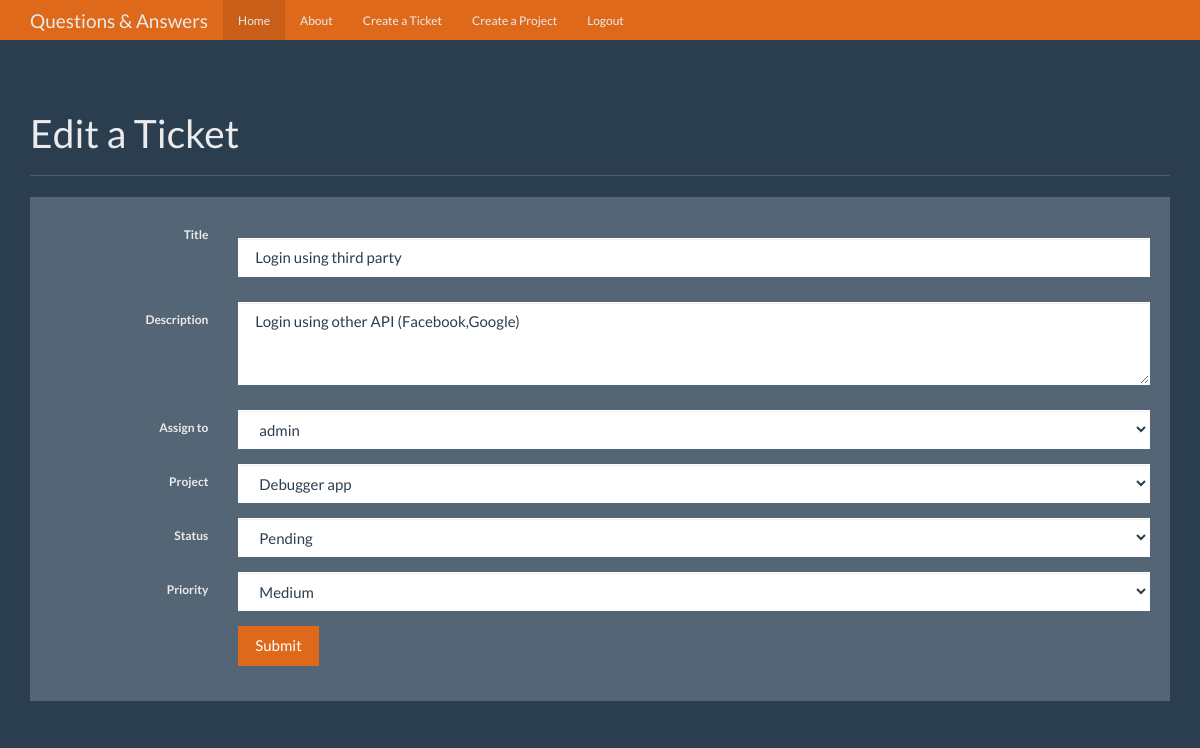
/editTicket/2/edit (signed in), run on an earlier commit of the app's database.
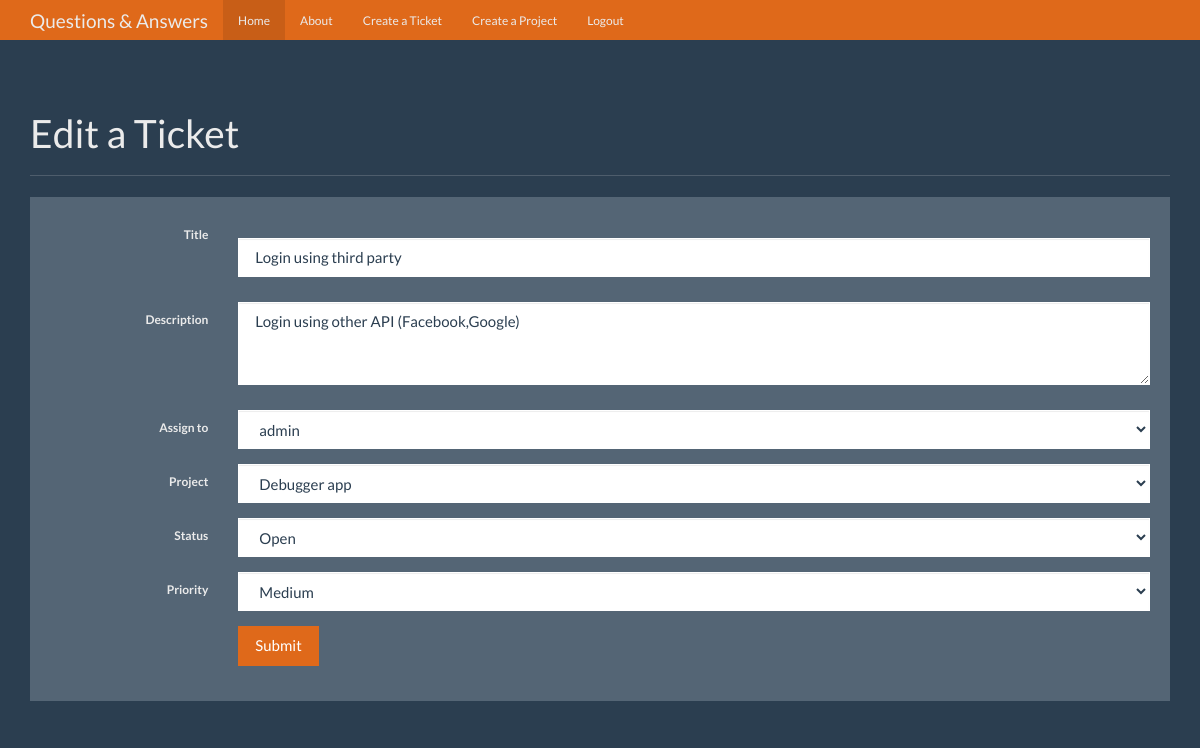
And on a later commit of the database.
### debugger/models.py (models this page shows, shortened)
class Tickets(db.Model):
    id = db.Column(db.Integer,primary_key=True)
    title = db.Column(db.String(100),nullable=False)
    ticket_text = db.Column(db.Text,nullable=False)
    date_posted = db.Column(db.DateTime,nullable=False,default=datetime.utcnow)
    status = db.Column(db.String(30), nullable=False)
    priority = db.Column(db.String(30), nullable=False)
    created_by_id = db.Column(db.Integer, nullable=False)
    expert_id = db.Column(db.Integer, db.ForeignKey('users.id'),nullable=False)
    project_id = db.Column(db.Integer, db.ForeignKey('projects.id'),nullable=False)
    comment = db.relationship('Comment', backref='title', lazy='dynamic')
    attach = db.relationship('Attachment', backref='ticket', lazy='dynamic')

### debugger/tickets/routes.py (the view)
@tickets.route('/editTicket/<ticket_id>/edit',methods=['GET','POST'])
@login_required
def editTicket(ticket_id):
    if current_user.expert == 0:
        return redirect(url_for('main.index'))
    ticket = Tickets.query.get_or_404(ticket_id)
    form = TicketForm()
    if form.validate_on_submit():
        ticket.title = form.title.data
        ticket.ticket_text = form.ticket_text.data
        ticket.expert_id = str(form.user_id.data)
        ticket.created_by_id = current_user.username
        ticket.project_id = ticket.project_id
        ticket.status = form.status.data
        ticket.priority = form.priority.data
        db.session.commit()
        flash('Your post has been updated!', 'success')
        return redirect(url_for('main.index', ticket_id=ticket.id))
    elif request.method == "GET":
        form.status.default = ticket.status
        form.priority.default = ticket.priority
        form.user_id.default = ticket.expert_id
        form.project.default = ticket.project_id
        form.process()
        form.title.data = ticket.title
        form.ticket_text.data = ticket.ticket_text
    return render_template('editTicket.html',form=form, title='Edit Ticket')

### debugger/tickets/forms.py (shortened to what this page needs)
class TicketForm(FlaskForm):
    title = StringField('Title', validators=[DataRequired()])
    ticket_text = TextAreaField('Text',validators=[DataRequired()])
    user_id = QuerySelectField('Users',query_factory=lambda: Users.query)
    project = QuerySelectField('Projects',query_factory=lambda: Projects.query)
    status = SelectField('Status',coerce=str,choices=[('Open','Open'),('Pending','Pending'),('Resolved','Resolved'),('Closed','Closed')])
    priority = SelectField('Priority',choices=[('Low','Low'),('Medium','Medium'),('High','High'),('Critical','Critical')])
    submit = SubmitField('Submit')

### debugger/models.py (called while the page is built)
@login_manager.user_loader
def load_user(user_id):
    return Users.query.get(int(user_id))

    def __repr__(self):
        return f"{self.username}"

    def __repr__(self):
        return f"{self.title}"

### debugger/templates/editTicket.html (shortened to what this page needs)
{% extends "base.html" %}
{% from "show_links.html" import show_links %}
{% block nav%}
          {{ show_links(current_user) }}
{% endblock %}
{% block body %}
     <div class="page-header">
        <h1>Edit a Ticket</h1>
      </div>
        <div class="row">
          <div class="col-lg-12">
            <div class="well bs-component">
              <form method="POST" action="" class="form-horizontal">
                <fieldset>
                    <div class="form-group">
                    <label class="col-lg-2 control-label">Title</label>
                    <div class="col-lg-10">
                      <h2>{{ form.title (class="form-control") }}</h2>
                    </div>
                  </div>
                    <div class="form-group">
                    <label class="col-lg-2 control-label">Description</label>
                    <div class="col-lg-10">
                      <p>{{ form.ticket_text (class="form-control" , rows=3) }}</p>
                    </div>
                  </div>
                  <div class="form-group">
                    <label  class="col-lg-2 control-label">Assign to</label>
                   <div class="col-lg-10">
                      {{ form.user_id(class="form-control" , id="select") }}
                    </div>
                  </div>
                    <div class="form-group">
                        <label  class="col-lg-2 control-label">Project</label>
                    <div class="col-lg-10">
                      {{ form.project(class="form-control" , id="select") }}
                    </div>
                  </div>
                     <div class="form-group">
                        <label  class="col-lg-2 control-label">Status</label>
                    <div class="col-lg-10">
                      {{ form.status(class="form-control" , id="select") }}
                    </div>
                  </div>
                     <div class="form-group">
                        <label  class="col-lg-2 control-label">Priority</label>
                    <div class="col-lg-10">
                      {{ form.priority(class="form-control" , id="select") }}
                    </div>
                  </div>
                 <div class="form-group">
                      <div class="col-lg-10 col-lg-offset-2">
                        {{ form.submit (class="btn btn-primary") }}
                      </div>
                 </div>
                </fieldset>
              </form>
            </div>
          </div>
        </div>
{% endblock %}

What changed in the data, as far as the page shows it:
changed Tickets "Login using third party": status "Pending" → "Open"
